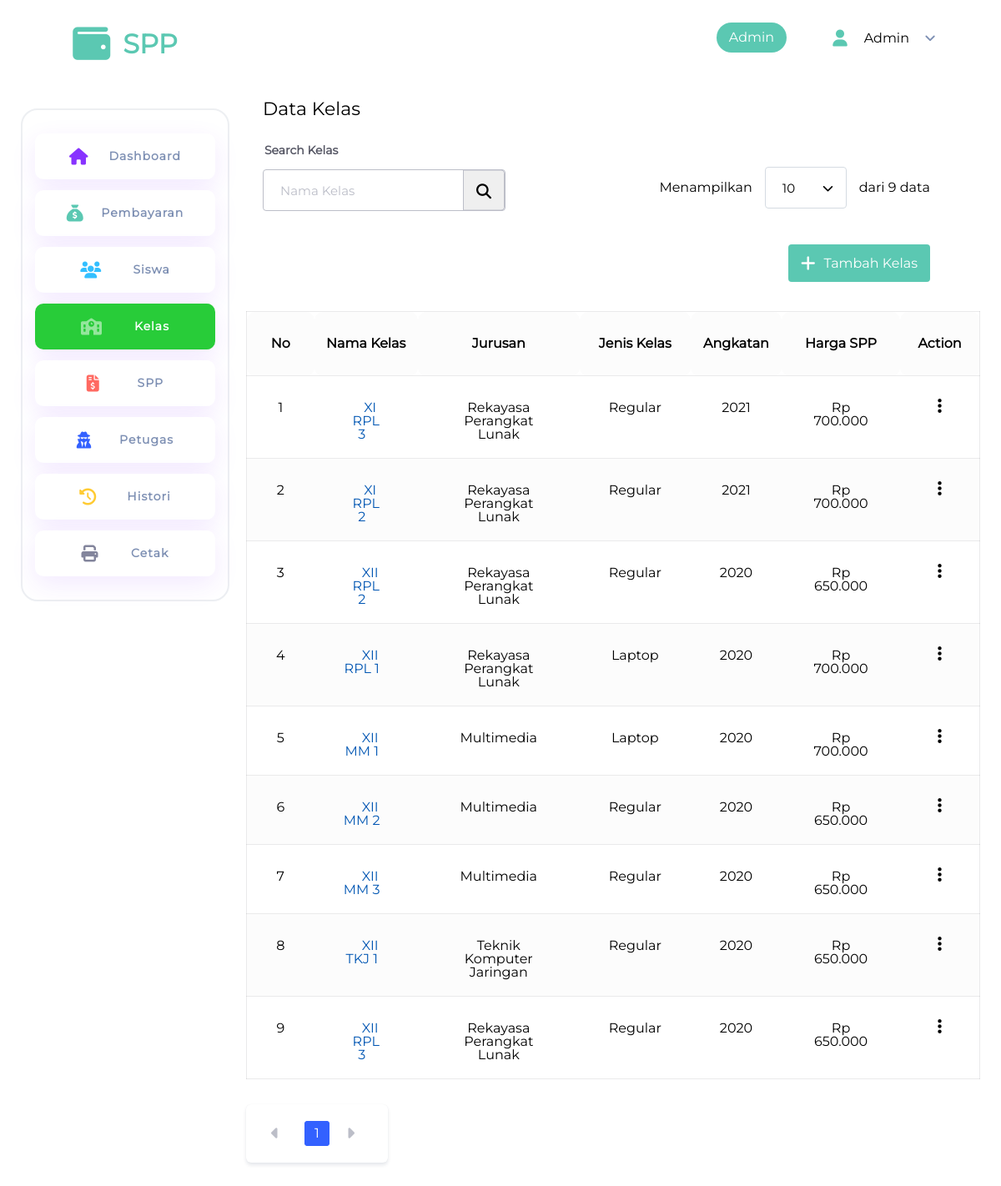
The page /kelas/index.php (signed in) on the database its author committed.
### tables this page shows
CREATE TABLE `kelas` (
  `id_kelas` int(11) NOT NULL,
  `id_spp` int(11) NOT NULL,
  `kelas` varchar(50) NOT NULL,
  `jurusan` varchar(50) NOT NULL,
  `jenis_kelas` enum('regular','laptop') DEFAULT NULL,
  `angkatan` year(4) NOT NULL
);

CREATE TABLE `spp` (
  `id_spp` int(11) NOT NULL,
  `harga_spp` int(11) NOT NULL,
  `jenis_kelas` enum('regular','laptop') NOT NULL,
  `tahun_angkatan` year(4) NOT NULL
);

### app/validation.php (called while the page is built, shortened)
<?php
function sanitize($text)
{
    if (is_string($text)) {
        return filter_var($text, FILTER_SANITIZE_SPECIAL_CHARS);
    } else if (is_numeric($text)) {
        if (is_integer($text)) {
            return filter_var($text, FILTER_SANITIZE_NUMBER_INT);
        } else if (is_float($text)) {
            return filter_var($text, FILTER_SANITIZE_NUMBER_FLOAT);
        }
    }
    return $text;
}

### app/query.php (called while the page is built, shortened)
<?php
function query($query, $returnFetch = true, $returnInArray = false)
{
    global $koneksi;
    $query = mysqli_query($koneksi, $query);
    return $query;
}
function getKelasBySemester($semester, $data = null)
{
    $kelas = $semester / 2;
    $kelasRomawi = match (intval(ceil($kelas))) {
        1 => "X",
        2 => "XI",
        3 => "XII",
        default => "Class error!",
    };
    if (!is_null($data)) {
        return $kelasRomawi . " " . $data;
    } else {
        return $kelasRomawi;
    }
}
function getKelasSaatIni($semesterSaatIni)
{
    return getKelasBySemester($semesterSaatIni);
}
function getSemester($angkatan)
{
    $startYear = date("Y-m-d", mktime(0, 0, 0, 1, 1, date("Y")));
    $bulanSaatIni = date("m");
    $hasilAngka = intval($startYear) - intval($angkatan);
    if (in_array($bulanSaatIni, range(1, 7))) {
        return $hasilAngka * 2;
    } else {
        return $hasilAngka * 2 - 1;
    }
}
function getKelasAndSPP($start, $limit, $search = null)
{
    $start = sanitize($start);
    $limit = sanitize($limit);
    $search = strtolower(sanitize($search));
    $tahunAngkatan = "";
    $queryAngkatan = "";
    $total = mysqli_num_rows(query("SELECT * FROM kelas JOIN spp using(id_spp) WHERE $queryAngkatan kelas.kelas LIKE '%$search%'  ORDER BY angkatan DESC", false));
    $start = $start - 1;
    $start = $start * $limit;
    $data = query("SELECT * FROM kelas JOIN spp using(id_spp) WHERE  $queryAngkatan kelas.kelas LIKE '%$search%' ORDER BY angkatan DESC LIMIT $start, $limit", false);
    $pagination = $total / $limit;
    return [$data, intval(ceil($pagination)), $total];
}

### kelas/index.php (the view, shortened to what this page needs)
<?php
include '../templates/header.php';
$limit = 10;
if(isset($_GET['page']) AND $_GET['page']) $page = intval($_GET['page']); else $page = 1;
$data = getKelasAndSPP($page, $limit, $_GET['search'] ?? null);
?>
<link rel="stylesheet" href="<?=homeUrl()?>/assets/css/page/form.css">
<h1 class="page-title">Data Kelas</h1>
<div class="header-container">
    <form action="" method="get">
        <div class="input-group">
            <label for="">Search Kelas</label>
            <div class="input-icon">
                <input class="input c-green bg-outline" type="text" name="search"
                    value="<?=isset($_GET['search']) ? $_GET['search'] : "";?>" placeholder="Nama Kelas">
                <button type="submit" class="button bg-white icon">
                    <li class="ico ico-search ico-2x c-black"></li>
                </button>
            </div>
        </div>
    </form>
    <div class="form" style="margin-top: 25px; display: flex; align-items: center; gap: 15px;">
        <span>Menampilkan</span>
        <form action="" >
            <div class="input-group">
                <select name="limit" id="" class="input" onchange="this.form.submit()">
                    <?php if($data[2] <= 100) : ?>
                        <option value="10" <?= $limit == "10" ? "selected" : ""?>>10</option>
                    <?php endif; ?>
                </select>
            </div>
        </form>
        <span>dari <?= $data[2] ?> data</span>
    </div>
    <a class="button bg-green" href="insert.php"
       style="display:flex; padding: 15px 15px; height: 45px; align-items:center; gap:10px; margin-top: 25px; ">
        <li class="ico ico-plus c-white"></li>Tambah Kelas
    </a>
</div>
<table class="table" style="text-align: center;">
    <thead>
        <tr>
            <th>No</th>
            <th>Nama Kelas</th>
            <th>Jurusan</th>
            <th>Jenis Kelas</th>
            <th>Angkatan</th>
            <th>Harga SPP</th>
            <th>Action</th>
        </tr>
    </thead>
    <tbody>
        <?php
$noStart = ($page - 1) * $limit;
while ($kelas = mysqli_fetch_assoc($data[0])):
    ?>
        <tr>
            <td><?=$noStart+1?></td>
            <td><a class="button"
                    href="<?=homeUrl()?>/kelas/detail.php?id=<?=$kelas['id_kelas']?>"><?=getKelasSaatIni(getSemester($kelas['angkatan'])) . " " . $kelas['kelas']?></a>
            </td>
            <td><?=$kelas['jurusan']?></td>
            <td><?=ucfirst($kelas['jenis_kelas'])?></td>
            <td><?=$kelas['angkatan']?></td>
            <td><?=toRupiah($kelas['harga_spp'])?></td>
            <td>
                <div class="dropdown">
                    <button class="button button-transparent" data-toggle="dropdown">
                        <li class="ico ico-ellipsis-v c-black"></li>
                    </button>
                </div>
            </td>
        </tr>
        <?php
$noStart++;
endwhile;
?>
    </tbody>
</table>
<div class="pagination-wrapper">
        <div class="before">
            <?php if($page > 1) : ?>
                <li class="before"><a href="?page=<?= $page-1 ?><?=isset($_GET['search']) ? '&search='.$_GET['search'] : '' ?><?=isset($_GET['limit']) ? '&limit='.$limit : ''; ?>"><span class="ico ico-caret-left"></span></a></li>
            <?php else: ?>
                <li class="before"><a disabled><span class="ico ico-caret-left " style="color: var(--color-gray)"></span></a></li>
            <?php endif; ?>
        </div>
        <ol class="pagination">
            <?php for($i = 1; $i < $data[1]+1; $i++) { ?>
                <li class="<?= $page == $i ? 'active' : ''?>"><a href="?page=<?= $i ?><?= isset($_GET['search']) ? '&search='.$_GET['search'] : '' ?><?= isset($_GET['limit']) ? '&limit='.$limit : '' ?> "><?= $i ?></a></li>
            <?php } ?>
        </ol>
        <div class="after">
            <?php if($page < $data[1]) : ?>
                <li class="after"><a href="?page=<?= $page+1 ?><?= isset($_GET['search']) ? '&search='.$_GET['search'] : '' ?><?= isset($_GET['limit']) ? '&limit='.$limit : '' ?> "><span class="ico ico-caret-right"></span></a></li>
            <?php else: ?>
                <li class="before"><a disabled><span class="ico ico-caret-right " style="color: var(--color-gray)"></span></a></li>
            <?php endif; ?>
        </div>
    </div>
<?php
include '../templates/footer.php';
?>

### assets/css/app.css (style rules this page uses)
*, body, html { position: relative; margin: 0; padding: 0; box-sizing: border-box; font-family: "Montserrat", sans-serif !important; -webkit-font-smoothing: antialiased; }
a { text-decoration: none; color: #0056b3; }
label { font-family: "Nunito"; display: block; font-style: normal; font-weight: 600; font-size: 14px; line-height: 16px; margin: 0 0 5px 2px; color: var(--neutral-gray-dark); }
li { list-style-type: none; }
.page-title { font-size: 22px; margin: 30px 20px; }

### assets/css/page/form.css (style rules this page uses)
.header-container { display: grid; grid-template-columns: auto auto; justify-content: space-between; align-items: center; padding: 0 40px 0 0; margin: 0 20px 35px 20px; gap: 15px; justify-items: end; }
.input-icon .input { width: 100% !important; }
td .dropdown { width: 25px; }

### assets/css/components/colors.css (style rules this page uses)
:root { --color-danger: rgb(255 102 51); --color-info: rgb(51 191 255); --color-success: rgb(40 204 57); --color-sky: rgb(51 97 255); --color-warning: rgb(255 203 51); --color-primary: rgb(136 51 255); --color-secondary: rgb(125 143 179); --color-green-pastel: rgb(91 200 178); --color-red-pastel: rgb(255 105 97); --color-yellow-pastel: rgb(253 253 150); --neutral-gray-dark: rgb(84 85 99); --neutral-black: rgb(43 43 67); --neutral-gray: rgb(131 133 156); --color-gray: rgb(188 190 200); --badge-bg-success: rgb(235 249 241); --badge-success: rgb(31 146 84); --badge-bg-danger: rgb(251 231 232); --badge-danger: rgb(163 13 17); --badge-bg-warning: rgb(242 242 186); --badge-warning: rgb(163 83 13); --badge-bg-info: rgba(188, 186, 242, 0.45); --badge-info: rgb(31, 13, 163); --hover-brightness: 0.9; --icon-size: 20px; --logo-size: 45px; }
.c-black { color: black !important; }
.c-white { color: white !important; }
.c-green { color: var(--color-green-pastel) !important; }
.bg-green { background-color: var(--color-green-pastel) !important; }
.bg-outline { background-color: white !important; border: 1px solid var(--color-gray) !important; }

### assets/css/components/button.css (style rules this page uses)
.button { border-radius: 4px; padding: 5px 10px; border: none; cursor: pointer; transition: all 250ms; }
.button.button-transparent { background-color: transparent; }
.button.bg-danger, .button.bg-success, .button.bg-info, .button.bg-primary, .button.bg-sky, .button.bg-red, .button.bg-green { color: white; }

### assets/css/components/input.css (style rules this page uses)
.input-group { display: flex; position: relative; flex-direction: column; flex-wrap: nowrap; gap: 10px; }
.input-icon { width: 100%; position: relative; }
.input-icon .icon { position: absolute; right: 1px; top: 50%; height: 98%; width: 50px; transform: translateY(-50%); }
.input-icon .input { padding-right: 65px; }
.button.icon { border-radius: 0px; border-top-right-radius: 4px; border-bottom-right-radius: 4px; border: 1px solid var(--color-gray); }
.input { background: #f1f1f1; border-radius: 4px; border: none; height: 50px; padding: 0 20px; font-size: 15px; color: black !important; transition: box-shadow 200ms ease-in-out; }
.input::placeholder { color: var(--color-gray); }
select.input, select { padding: 0 50px 0 20px; appearance: none; -webkit-appearance: none; -moz-appearance: none; border-radius: 4px; background: #f1f1f1; font-size: 15px; border: none; color: black !important; background-image: url("../../img/chevron-down-solid.svg"); background-repeat: no-repeat; background-position: right 1em center; background-size: 0.8rem; background-color: rgba(255, 255, 255, 0.0001); border: 1px solid #d5dbe2; }

### assets/css/components/table.css (style rules this page uses)
.table { margin: 30px 0; width: 100%; overflow-x: auto; }
tr { transition: 200ms all ease-in-out; border: 1px solid rgba(85, 86, 90, 0.12) !important; }
th { font-weight: bold !important; }
.table thead tr { background-color: #fcfcfc !important; }
.table thead tr * { border-radius: 10px; padding: 30px 0 !important; vertical-align: middle !important; }
.table tr:nth-child(even) { background-color: #fcfcfc; }
th, td { padding: 20px 35px !important; }

### assets/css/components/dropdown.css (style rules this page uses)
.dropdown { position: relative; gap: 15px; width: auto; min-width: 25px; }

### assets/css/components/circle.css (style rules this page uses)
:root { --circle-sky: rgba(51, 99, 255, 0.35); --circle-red: rgba(255, 105, 97, 0.35); --circle-green: rgba(91, 200, 178, 0.35); }

### assets/css/components/breadcrumb.css (style rules this page uses)
ol { margin: 0; }

### rows shown on the page
kelas: angkatan "XI", kelas "RPL 3", jurusan "Rekayasa Perangkat Lunak", id_spp.jenis_kelas "Regular", angkatan "2021", id_spp.harga_spp "Rp 700.000"
kelas: angkatan "XI", kelas "RPL 2", jurusan "Rekayasa Perangkat Lunak", id_spp.jenis_kelas "Regular", angkatan "2021", id_spp.harga_spp "Rp 700.000"
kelas: angkatan "XII", kelas "RPL 2", jurusan "Rekayasa Perangkat Lunak", id_spp.jenis_kelas "Regular", angkatan "2020", id_spp.harga_spp "Rp 650.000"
kelas: angkatan "XII", kelas "RPL 1", jurusan "Rekayasa Perangkat Lunak", id_spp.jenis_kelas "Laptop", angkatan "2020", id_spp.harga_spp "Rp 700.000"
kelas: angkatan "XII", kelas "MM 1", jurusan "Multimedia", id_spp.jenis_kelas "Laptop", angkatan "2020", id_spp.harga_spp "Rp 700.000"
kelas: angkatan "XII", kelas "MM 2", jurusan "Multimedia", id_spp.jenis_kelas "Regular", angkatan "2020", id_spp.harga_spp "Rp 650.000"
kelas: angkatan "XII", kelas "MM 3", jurusan "Multimedia", id_spp.jenis_kelas "Regular", angkatan "2020", id_spp.harga_spp "Rp 650.000"
kelas: angkatan "XII", kelas "TKJ 1", jurusan "Teknik Komputer Jaringan", id_spp.jenis_kelas "Regular", angkatan "2020", id_spp.harga_spp "Rp 650.000"
kelas: angkatan "XII", kelas "RPL 3", jurusan "Rekayasa Perangkat Lunak", id_spp.jenis_kelas "Regular", angkatan "2020", id_spp.harga_spp "Rp 650.000"

### other values the page prints
getLevel() "Admin"
getUName() "Admin"
$data[2] "9"
